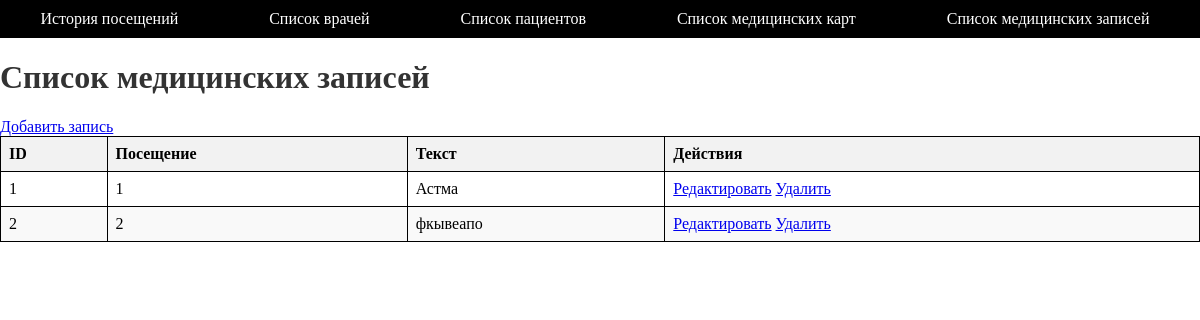
/medicalrecords/, run on the app's committed database.
### clinic/models.py (models this page shows)
class MedicalRecord(models.Model):
    visit = models.OneToOneField(Visit, on_delete=models.CASCADE)
    text = models.TextField()

class Visit(models.Model):
    patient = models.ForeignKey(Patient, on_delete=models.CASCADE)
    doctor = models.ForeignKey(Doctor, on_delete=models.CASCADE)
    reason = models.CharField(max_length=255)
    duration = models.IntegerField()

### clinic/views.py (the view)
# urls.py: path('medicalrecords/', MedicalRecordListView.as_view(), name='medicalrecord_list'),
class MedicalRecordListView(ListView):
    model = MedicalRecord
    template_name = 'medicalrecord_list.html'
    context_object_name = 'records'

### clinic/templates/medicalrecord_list.html (shortened to what this page needs)
<html>
<head>
</head>
<body>
    <ul>
        <li><a href="{% url 'visit_list' %}">История посещений</a></li>
        <li><a href="{% url 'doctor_list' %}">Список врачей</a></li>
        <li><a href="{% url 'patient_list' %}">Список пациентов</a></li>
        <li><a href="{% url 'medicalcard_list' %}">Список медицинских карт</a></li>
        <li><a href="{% url 'medicalrecord_list' %}">Список медицинских записей</a></li>
      </ul>
  <h1>Список медицинских записей</h1>
  <a href="{% url 'medicalrecord_create' %}">Добавить запись</a>
  <table>
    <thead>
      <tr>
        <th>ID</th>
        <th>Посещение</th>
        <th>Текст</th>
        <th>Действия</th>
      </tr>
    </thead>
    <tbody>
      {% for record in records %}
        <tr>
          <td>{{ record.id }}</td>
          <td>{{ record.visit.id }}</td>
          <td>{{ record.text }}</td>
          <td>
            <a href="{% url 'medicalrecord_update' pk=record.pk %}">Редактировать</a>
            <a href="{% url 'medicalrecord_delete' pk=record.pk %}">Удалить</a>
          </td>
        </tr>
      {% endfor %}
    </tbody>
  </table>
</body>
</html>

### clinic/templates/medicalrecord_list.html (style rules this page uses)
body { margin: 0; padding: 0; }
ul { list-style-type: none; margin: 0; padding: 0; background-color: black; display: flex; justify-content: space-around; }
ul li { display: inline; margin-right: 10px; }
ul li a { text-decoration: none; color: white; display: block; padding: 10px 20px; }
h1 { color: #333; }
table { border-collapse: collapse; width: 100%; border: 1px solid black; }
th, td { border: 1px solid black; padding: 8px; text-align: left; }
th { background-color: #f2f2f2; }
tr:nth-child(even) { background-color: #f9f9f9; }

### data on the page
MedicalRecord: id "1", visit.id "1", text "Астма"
MedicalRecord: id "2", visit.id "2", text "фкывеапо"
